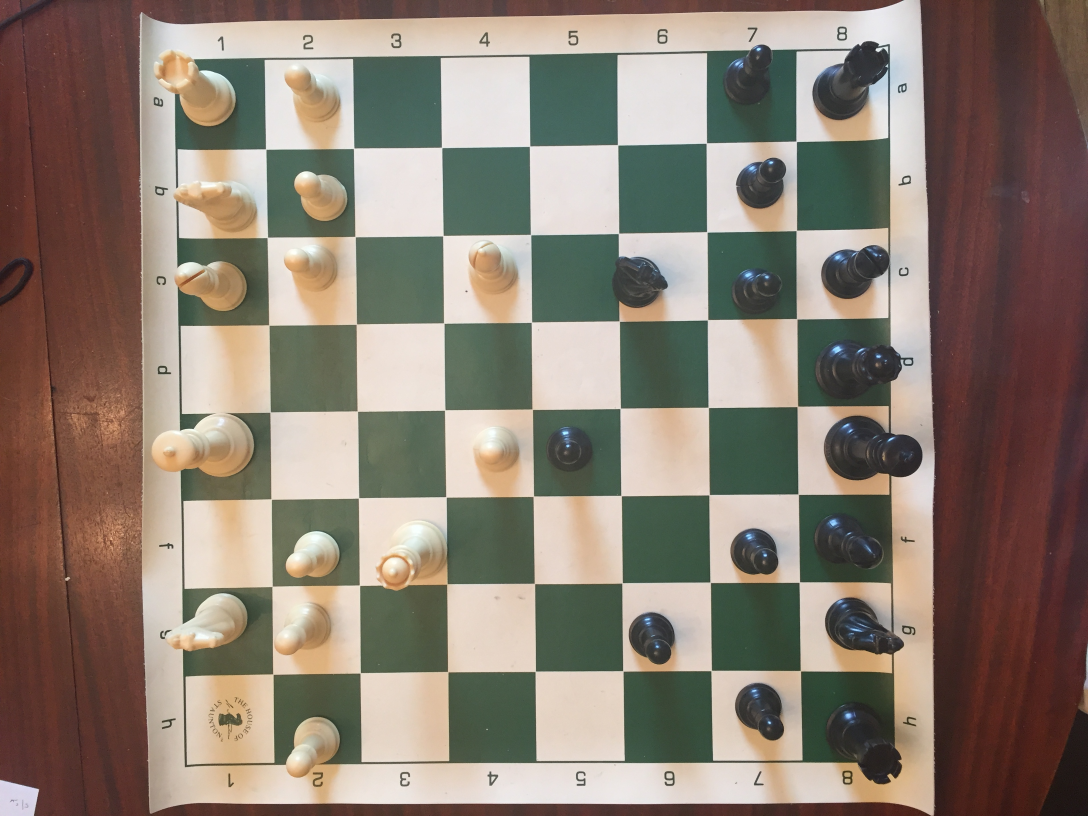
#> input picture train/data/images/0001.JPG, 3264 x 2448 px, found by its file name (shown at 1/3 size)
$ python findLines.py   (older library calls are emulated)
#> lines starting #> are read from the running program, lines starting #| are printed output that depends on the picture; after the words box and inside, x2 and y2 are one past the last pixel; in counts of white or black regions, pixels touching at a corner belong together
from cv2 import cv2
import numpy as np
from matplotlib import pyplot as plt
from scipy.stats import mode
from sklearn.cluster import KMeans
from PIL import Image

def findintersect(vertical, horizontal):
    x_corners = np.zeros((9,9), dtype=np.int)
    y_corners = np.zeros((9,9), dtype=np.int)
    for i in range(9):
        rho1, theta1 = vertical[i]
        for j in range(9):
            rho2, theta2 = horizontal[j]

            arraya = np.array([[np.cos(theta1), np.sin(theta1)], [np.cos(theta2), np.sin(theta2)]])
            arrayb = np.array([[rho1],[rho2]])

            M = np.linalg.lstsq(arraya, arrayb)[0]
            x = M[0,0]
            y = M[1,0]
            x = np.round(x).astype("int")
            y = np.round(y).astype("int")
            x_corners[i,j] = y
            y_corners[i,j] = x

    return x_corners, y_corners


def sortByFirst(a):
    """Sorts by first entry of each row"""
    ind = np.argsort(a, axis=0)[:,0]
    return a[ind]


def nineLines(points, width, remove_thresh=5):
    """Takes a list of points and finds 9 equidistant points
    that should be the true lines of the chess board

    The intent is that this will work if a few lines are missing
    or incorrect. If too many are not detected, this will likely
    fail"""
    hold_pts = points.copy()

    def fill(pts):
        """Checks if 2 points are different by a multiple of
        the median"""

        pts = sortByFirst(pts)
        diff = np.diff(pts[:,0])

        # For when a lot of lines are close together
        pts2 = pts[np.append(diff > 5, True)]

        diff2 = np.diff(pts2[:,0])

        med = np.median(diff2)

        # on chance that we detect every other line
        if med * 8 > width:
            med /= 2

        gap = np.argmin(abs(diff2 - med * n_gaps))

        if abs(diff2[gap] - med*n_gaps) > 5*n_gaps:
            return pts
        else:
            # Average of the angles of the surrounding lines
            new_angle = (pts2[gap,1] + pts2[gap+1,1])/2
            new_start = np.round(pts2[gap, 0] + med)

            new_pt = np.array([[new_start, new_angle]])

            return np.append(pts, new_pt, axis=0)

    def trim(pts):
        """Trims lines that are not spaced by the median. Only
        call if all posible fills are done

        This assumes that a correct line is not surrounded by
        2 incorrect lines, otherwise it will be incorrectly removed"""

        pts = sortByFirst(pts)
        diff = np.diff(pts[:,0])

        # For when a lot of lines are close together
        pts2 = pts[np.append(diff > 5, True)]
        diff2 = np.diff(pts2[:,0])

        med = np.median(diff2)

        # Check if point is not properly spaced with 2 neighbors
        for i in range(diff.size-1):
            if abs(diff[i]-med) >= remove_thresh and abs(diff[i+1]-med) >= remove_thresh:
                return np.delete(pts, i+1, axis=0)

        # Check edges
        if abs(diff[0]-med) >= remove_thresh:
            return pts[1:]
        if abs(diff[-1]-med) >= remove_thresh:
            return pts[:-1]

        return pts

    n_gaps = 2 # how many medians apart the lines are
    processing = True # Still filling and trimming
    filling = True # On filling step

    while processing:

        if filling:
            new_points = fill(points)
            if np.array_equal(new_points, points):
                if n_gaps == 4:
                    filling = False
                    n_gaps = 2
                else:
                    n_gaps += 1
            else:
                points = new_points
                n_gaps = 2
        else:
            new_points = trim(points)
            if np.array_equal(new_points, points):
                # All fills have been done, none stripped
                processing = False
            else:
                points = new_points
                filling = True

    # [32 lines left out: function addEdges, not called in this run]

    if points.shape[0] == 9:
        return sortByFirst(points)
    elif points.shape[0] > 9:
        if remove_thresh == 3:
            raise ValueError("Too many lines")
        else:
            # Try again, remove more lines
            return nineLines(points, width, remove_thresh=3)
    else:
        return addEdges(points)

def preProcessLines(lines, img):
    """Takes all veritcal and horizontal lines and returns 9 of
    each, evenly spaced, to outline our chessboard"""

    # Assumes 9 lines will take out any diagonal lines

    # Some lines have negative start and an angle near pi,
    # Preprocess them to be positive
    lines[lines[:,0] < 0, 1] -= np.pi
    lines[lines[:,0] < 0, 0] *= -1
    # Edge case where line is low positive number and high angle
    lines = lines[lines[:,1] < 3]

    kmeans = KMeans(2).fit(lines[:,1].reshape((-1,1)))

    if kmeans.cluster_centers_[0] < kmeans.cluster_centers_[1]:
        vertical = lines[kmeans.labels_ == 1]
        horizontal = lines[kmeans.labels_ == 0]
    else:
        vertical = lines[kmeans.labels_ == 0]
        horizontal = lines[kmeans.labels_ == 1]

    vertical = nineLines(vertical, img.shape[1])
    horizontal = nineLines(horizontal, img.shape[0])

    return vertical, horizontal

def findlines(board, showImage=True):
#> called with board = 'train/data/images/0001.jpg', showImage = True
    img = np.array(Image.open(board).convert("L"))
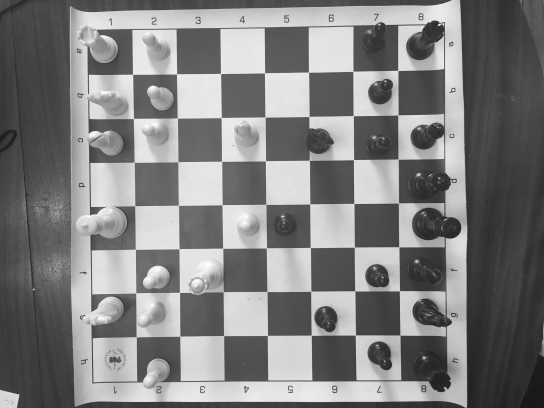
#> img: shape (2448, 3264) (shown at 1/6 size); min 5, max 255, mean 127.3
    original_img = img.copy()

    # Images that are too big yield far too many lines
    if img.shape[0] * img.shape[1] > 300000:
        # Keep width and height proportional
        scale_ratio = img.shape[1] / 512
        new_width = int(np.round(img.shape[0] / scale_ratio))

        img = cv2.resize(img, (512, new_width))
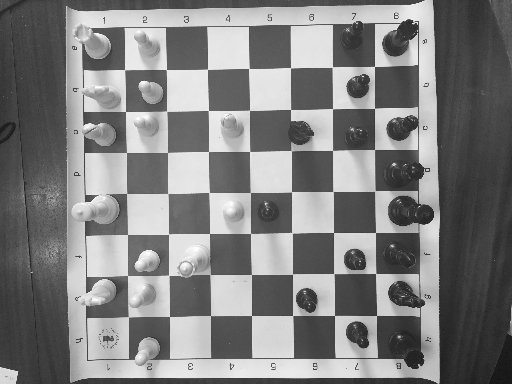
#> img: shape (384, 512); min 17, max 254, mean 127.1
    else:
        scale_ratio = 1

    blur_gray = cv2.GaussianBlur(img,(5, 5),0)
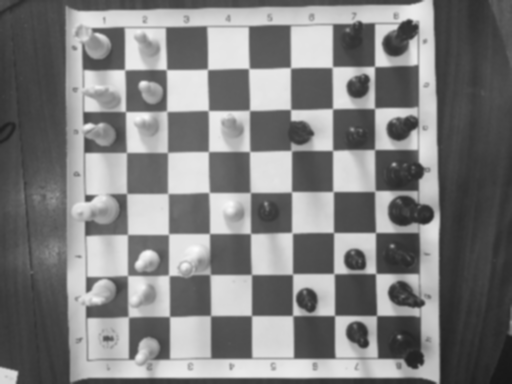
#> blur_gray: shape (384, 512); min 23, max 251, mean 127.1
    edges = cv2.Canny(blur_gray, 60, 110)
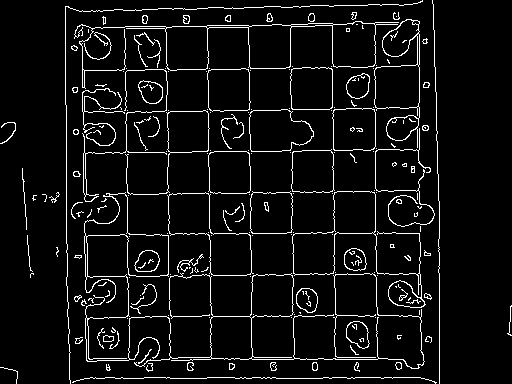
#> edges: shape (384, 512); 6.2% white in thin lines or dots
    lines = cv2.HoughLines(edges, 1, np.pi/180, 135)
#> lines = 21 rows, first 8: [29, 1.55], [114, 1.55], [233, 1.57], [-123, 3.12], [11, 1.55], [359, 1.57], [375, 0], [197, 1.55]
    lines = lines.reshape((lines.shape[0], lines.shape[2]))

    vertical, horizontal = preProcessLines(lines, img)
#> in preProcessLines, `lines = lines[lines[:,1] < 3]`: lines = 21 rows, first 8: [29, 1.55], [114, 1.55], [233, 1.57], [123, -0.0175], [11, 1.55], [359, 1.57], [375, 0], [197, 1.55]
#> in preProcessLines, `vertical = lines[kmeans.labels_ == 1]`: vertical = [[29, 1.55], [114, 1.55], [233, 1.57], [11, 1.55], [359, 1.57], [197, 1.55], [377, 1.57], [72, 1.55], [316, 1.57], [155, 1.55], [31, 1.55]]
#> in preProcessLines, `horizontal = lines[kmeans.labels_ == 0]`: horizontal = [[123, -0.0175], [375, 0], [439, 0], [419, 0], [80, -0.0175], [434, -0.0175], [330, -0.0175], [206, -0.0175], [66, 0], [164, -0.0175]]
#> in nineLines, `hold_pts = points.copy()`: hold_pts has the same summary as vertical in preProcessLines
#> the loop in nineLines, `while processing: ` made 18 passes
#> gap in fill on passes 7, 8, 9, 11, 12: 8, 8, 8, 7, 7
#> after the loop in nineLines, `while processing:`: n_gaps = 2
#> in preProcessLines, `vertical = nineLines(vertical, img.shape[1])`: vertical = [[31, 1.55], [72, 1.55], [114, 1.55], [155, 1.55], [197, 1.55], [233, 1.57], [274, 1.57], [316, 1.57], [359, 1.57]]
#> the loop in nineLines (call 2), `while processing: ` made 21 passes
#> gap in fill on passes 10, 11, 12, 14, 15: 7, 7, 7, 6, 6
#> in preProcessLines, `horizontal = nineLines(horizontal, img.shape[0])`: horizontal = [[80, -0.0175], [123, -0.0175], [164, -0.0175], [206, -0.0175], [248, -0.0175], [290, -0.0175], [330, -0.0175], [375, 0], [419, 0]]

    y_corners, x_corners = findintersect(vertical,horizontal)
#> the loop in findintersect, `for i in range(9):` made 9 passes

    x_corners = np.round(x_corners * scale_ratio).astype(np.int)
    y_corners = np.round(y_corners * scale_ratio).astype(np.int)

    if showImage:
        for i in range(9):
            for j in range(9):
                x = x_corners[i,j]
                y = y_corners[i,j]
                original_img = cv2.circle(original_img, (x, y), 3, [255, 0, 0], 2)
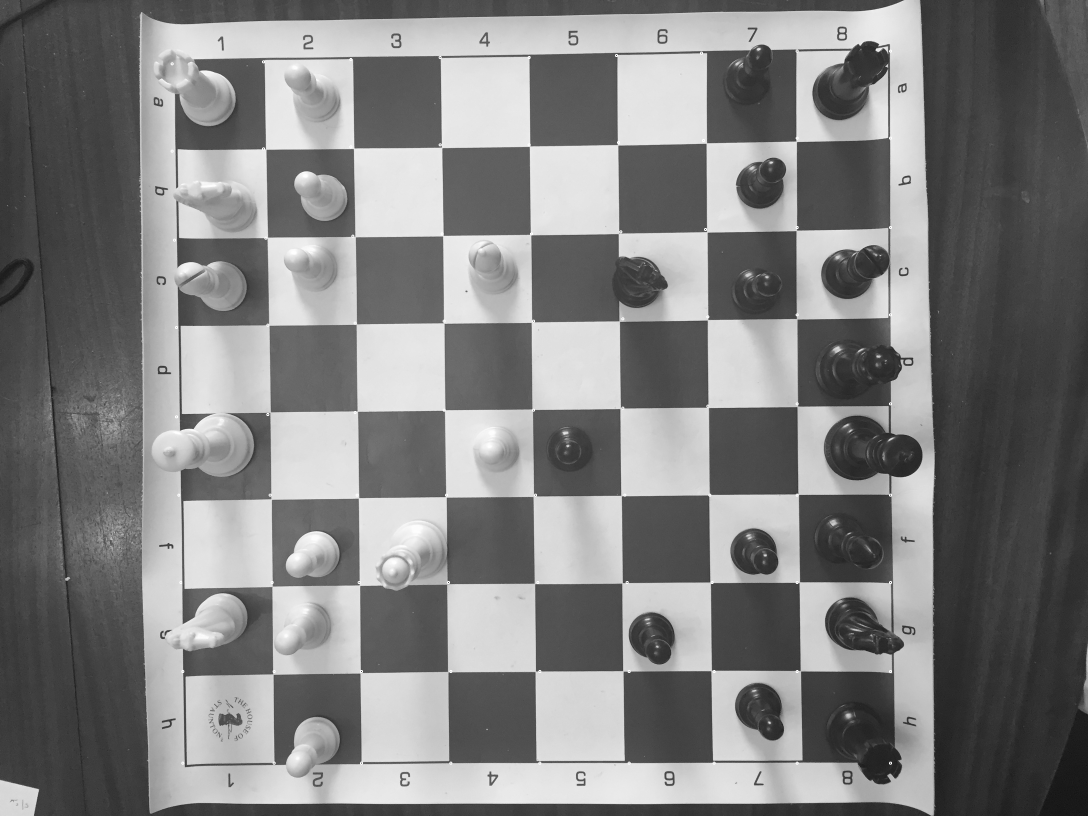
#> original_img: shape (2448, 3264) (shown at 1/3 size); 0.06% of pixels changed, all inside (x1, y1, x2, y2) = (512, 149, 2676, 2294)
        cv2.imshow('hough', original_img)
        cv2.waitKey(0)
        cv2.destroyAllWindows()


    return (x_corners, y_corners)

def main():
    findlines('train/data/images/0001.jpg')
    findlines('train/data/images/0002.jpg')
    findlines('train/data/images/0003.jpg')
    findlines('train/data/images/0004.jpg')
    findlines('train/data/images/0007.jpg')
    findlines('train/data/images/0008.jpg')

if __name__ == "__main__":
#> (the run stopped early here; a loop or call above may not have finished)
